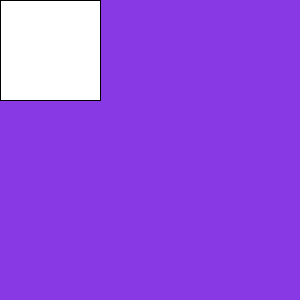
Frame 1 (no input)
Frame 60 (the mouse pressed at the canvas centre just before this capture): identical to frame 1, image omitted
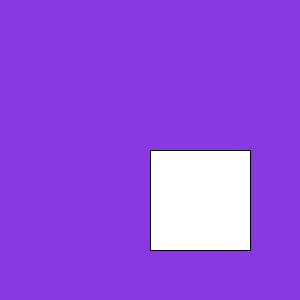
Frame 120 (the mouse held since frame 60 and released just before this capture)

The Processing sketch that drew these frames (run headless with seeded random() and noise(); from frame 60 on, the mouse is pressed at the canvas centre):

// Processing sketch: week16_setup_draw
// ── week16_setup_draw.pde
void setup(){
  size(300,300); 
}

void draw(){
  background(#8839E3);
  rect(mouseX,mouseY,100,100);
}
